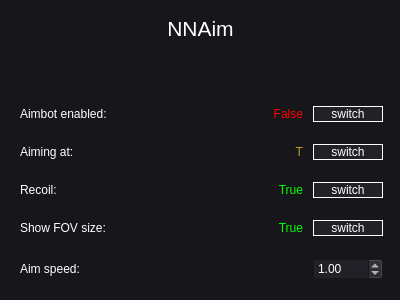
<?xml version="1.0" encoding="UTF-8"?>
<ui version="4.0">
 <class>Dialog</class>
 <widget class="QDialog" name="Dialog">
  <property name="geometry">
   <rect>
    <x>0</x>
    <y>0</y>
    <width>400</width>
    <height>300</height>
   </rect>
  </property>
  <property name="sizePolicy">
   <sizepolicy hsizetype="MinimumExpanding" vsizetype="Preferred">
    <horstretch>0</horstretch>
    <verstretch>0</verstretch>
   </sizepolicy>
  </property>
  <property name="minimumSize">
   <size>
    <width>400</width>
    <height>300</height>
   </size>
  </property>
  <property name="windowTitle">
   <string>Dialog</string>
  </property>
  <property name="styleSheet">
   <string notr="true">background-color: rgb(23, 23, 27);
font: 12pt &quot;Segoe UI&quot;;
color: rgb(255, 255, 255);</string>
  </property>
  <widget class="QWidget" name="gridLayoutWidget">
   <property name="geometry">
    <rect>
     <x>10</x>
     <y>80</y>
     <width>383</width>
     <height>221</height>
    </rect>
   </property>
   <layout class="QGridLayout" name="gridLayout" rowstretch="0,0,0,0,0" columnstretch="0,0,0,0">
    <property name="leftMargin">
     <number>10</number>
    </property>
    <property name="topMargin">
     <number>10</number>
    </property>
    <property name="rightMargin">
     <number>10</number>
    </property>
    <property name="bottomMargin">
     <number>0</number>
    </property>
    <property name="horizontalSpacing">
     <number>10</number>
    </property>
    <property name="verticalSpacing">
     <number>6</number>
    </property>
    <item row="0" column="2">
     <widget class="QLabel" name="enabled_text">
      <property name="layoutDirection">
       <enum>Qt::LeftToRight</enum>
      </property>
      <property name="styleSheet">
       <string notr="true">color: rgb(255, 0, 0);</string>
      </property>
      <property name="text">
       <string>False</string>
      </property>
      <property name="alignment">
       <set>Qt::AlignRight|Qt::AlignTrailing|Qt::AlignVCenter</set>
      </property>
     </widget>
    </item>
    <item row="2" column="2">
     <widget class="QLabel" name="recoil_text">
      <property name="layoutDirection">
       <enum>Qt::LeftToRight</enum>
      </property>
      <property name="styleSheet">
       <string notr="true">color: rgb(0, 255, 0);</string>
      </property>
      <property name="text">
       <string>True</string>
      </property>
      <property name="alignment">
       <set>Qt::AlignRight|Qt::AlignTrailing|Qt::AlignVCenter</set>
      </property>
     </widget>
    </item>
    <item row="0" column="3">
     <widget class="QPushButton" name="pushButton">
      <property name="sizePolicy">
       <sizepolicy hsizetype="Maximum" vsizetype="Fixed">
        <horstretch>0</horstretch>
        <verstretch>0</verstretch>
       </sizepolicy>
      </property>
      <property name="minimumSize">
       <size>
        <width>70</width>
        <height>0</height>
       </size>
      </property>
      <property name="baseSize">
       <size>
        <width>50</width>
        <height>10</height>
       </size>
      </property>
      <property name="layoutDirection">
       <enum>Qt::LeftToRight</enum>
      </property>
      <property name="styleSheet">
       <string notr="true">background-color: rgb(33, 33, 39);
border-color: rgb(255, 255, 255);
border: 1px solid white;</string>
      </property>
      <property name="text">
       <string>switch</string>
      </property>
      <property name="checkable">
       <bool>false</bool>
      </property>
     </widget>
    </item>
    <item row="2" column="3">
     <widget class="QPushButton" name="pushButton_3">
      <property name="sizePolicy">
       <sizepolicy hsizetype="Maximum" vsizetype="Fixed">
        <horstretch>0</horstretch>
        <verstretch>0</verstretch>
       </sizepolicy>
      </property>
      <property name="minimumSize">
       <size>
        <width>70</width>
        <height>0</height>
       </size>
      </property>
      <property name="baseSize">
       <size>
        <width>50</width>
        <height>10</height>
       </size>
      </property>
      <property name="layoutDirection">
       <enum>Qt::LeftToRight</enum>
      </property>
      <property name="styleSheet">
       <string notr="true">background-color: rgb(33, 33, 39);
border-color: rgb(255, 255, 255);
border: 1px solid white;</string>
      </property>
      <property name="text">
       <string>switch</string>
      </property>
      <property name="checkable">
       <bool>false</bool>
      </property>
     </widget>
    </item>
    <item row="3" column="3">
     <widget class="QPushButton" name="pushButton_5">
      <property name="sizePolicy">
       <sizepolicy hsizetype="Maximum" vsizetype="Fixed">
        <horstretch>0</horstretch>
        <verstretch>0</verstretch>
       </sizepolicy>
      </property>
      <property name="minimumSize">
       <size>
        <width>70</width>
        <height>0</height>
       </size>
      </property>
      <property name="baseSize">
       <size>
        <width>50</width>
        <height>10</height>
       </size>
      </property>
      <property name="layoutDirection">
       <enum>Qt::LeftToRight</enum>
      </property>
      <property name="styleSheet">
       <string notr="true">background-color: rgb(33, 33, 39);
border-color: rgb(255, 255, 255);
border: 1px solid white;</string>
      </property>
      <property name="text">
       <string>switch</string>
      </property>
      <property name="checkable">
       <bool>false</bool>
      </property>
     </widget>
    </item>
    <item row="4" column="3">
     <widget class="QDoubleSpinBox" name="doubleSpinBox">
      <property name="sizePolicy">
       <sizepolicy hsizetype="Preferred" vsizetype="Fixed">
        <horstretch>0</horstretch>
        <verstretch>0</verstretch>
       </sizepolicy>
      </property>
      <property name="minimumSize">
       <size>
        <width>70</width>
        <height>0</height>
       </size>
      </property>
      <property name="baseSize">
       <size>
        <width>40</width>
        <height>10</height>
       </size>
      </property>
      <property name="styleSheet">
       <string notr="true">color: rgb(255, 255, 255);
background-color: rgb(33, 33, 39);</string>
      </property>
      <property name="maximum">
       <double>20.000000000000000</double>
      </property>
      <property name="singleStep">
       <double>0.200000000000000</double>
      </property>
      <property name="value">
       <double>1.000000000000000</double>
      </property>
     </widget>
    </item>
    <item row="1" column="3">
     <widget class="QPushButton" name="pushButton_2">
      <property name="sizePolicy">
       <sizepolicy hsizetype="Maximum" vsizetype="Fixed">
        <horstretch>0</horstretch>
        <verstretch>0</verstretch>
       </sizepolicy>
      </property>
      <property name="minimumSize">
       <size>
        <width>70</width>
        <height>0</height>
       </size>
      </property>
      <property name="baseSize">
       <size>
        <width>50</width>
        <height>10</height>
       </size>
      </property>
      <property name="layoutDirection">
       <enum>Qt::LeftToRight</enum>
      </property>
      <property name="styleSheet">
       <string notr="true">background-color: rgb(33, 33, 39);
selection-background-color: rgb(67, 67, 79);
border-color: rgb(255, 255, 255);
border: 1px solid white;</string>
      </property>
      <property name="text">
       <string>switch</string>
      </property>
      <property name="checkable">
       <bool>false</bool>
      </property>
     </widget>
    </item>
    <item row="3" column="0">
     <widget class="QLabel" name="label_6">
      <property name="sizePolicy">
       <sizepolicy hsizetype="Maximum" vsizetype="Preferred">
        <horstretch>0</horstretch>
        <verstretch>0</verstretch>
       </sizepolicy>
      </property>
      <property name="styleSheet">
       <string notr="true">color: rgb(255, 255, 255);</string>
      </property>
      <property name="text">
       <string>Show FOV size:</string>
      </property>
     </widget>
    </item>
    <item row="1" column="2">
     <widget class="QLabel" name="aiming_text">
      <property name="layoutDirection">
       <enum>Qt::LeftToRight</enum>
      </property>
      <property name="styleSheet">
       <string notr="true">color: rgb(195, 154, 31);</string>
      </property>
      <property name="text">
       <string>T</string>
      </property>
      <property name="alignment">
       <set>Qt::AlignRight|Qt::AlignTrailing|Qt::AlignVCenter</set>
      </property>
     </widget>
    </item>
    <item row="2" column="0">
     <widget class="QLabel" name="label_4">
      <property name="sizePolicy">
       <sizepolicy hsizetype="Maximum" vsizetype="Preferred">
        <horstretch>0</horstretch>
        <verstretch>0</verstretch>
       </sizepolicy>
      </property>
      <property name="styleSheet">
       <string notr="true">color: rgb(255, 255, 255);</string>
      </property>
      <property name="text">
       <string>Recoil:</string>
      </property>
     </widget>
    </item>
    <item row="1" column="0">
     <widget class="QLabel" name="label_3">
      <property name="sizePolicy">
       <sizepolicy hsizetype="Maximum" vsizetype="Preferred">
        <horstretch>0</horstretch>
        <verstretch>0</verstretch>
       </sizepolicy>
      </property>
      <property name="styleSheet">
       <string notr="true">color: rgb(255, 255, 255);</string>
      </property>
      <property name="text">
       <string>Aiming at:</string>
      </property>
     </widget>
    </item>
    <item row="0" column="0">
     <widget class="QLabel" name="label">
      <property name="sizePolicy">
       <sizepolicy hsizetype="Maximum" vsizetype="Preferred">
        <horstretch>0</horstretch>
        <verstretch>0</verstretch>
       </sizepolicy>
      </property>
      <property name="styleSheet">
       <string notr="true">color: rgb(255, 255, 255);</string>
      </property>
      <property name="text">
       <string>Aimbot enabled:</string>
      </property>
     </widget>
    </item>
    <item row="4" column="0">
     <widget class="QLabel" name="label_2">
      <property name="sizePolicy">
       <sizepolicy hsizetype="Maximum" vsizetype="Preferred">
        <horstretch>0</horstretch>
        <verstretch>0</verstretch>
       </sizepolicy>
      </property>
      <property name="styleSheet">
       <string notr="true">color: rgb(255, 255, 255);</string>
      </property>
      <property name="text">
       <string>Aim speed:</string>
      </property>
     </widget>
    </item>
    <item row="3" column="2">
     <widget class="QLabel" name="fov_text">
      <property name="layoutDirection">
       <enum>Qt::LeftToRight</enum>
      </property>
      <property name="styleSheet">
       <string notr="true">color: rgb(0, 255, 0);</string>
      </property>
      <property name="text">
       <string>True</string>
      </property>
      <property name="alignment">
       <set>Qt::AlignRight|Qt::AlignTrailing|Qt::AlignVCenter</set>
      </property>
     </widget>
    </item>
   </layout>
  </widget>
  <widget class="QLabel" name="label_7">
   <property name="geometry">
    <rect>
     <x>10</x>
     <y>10</y>
     <width>381</width>
     <height>31</height>
    </rect>
   </property>
   <property name="font">
    <font>
     <family>Segoe UI</family>
     <pointsize>16</pointsize>
     <weight>50</weight>
     <italic>false</italic>
     <bold>false</bold>
    </font>
   </property>
   <property name="styleSheet">
    <string notr="true">font: 16pt &quot;Segoe UI&quot;;</string>
   </property>
   <property name="text">
    <string>NNAim</string>
   </property>
   <property name="alignment">
    <set>Qt::AlignBottom|Qt::AlignHCenter</set>
   </property>
  </widget>
 </widget>
 <resources/>
 <connections/>
</ui>
